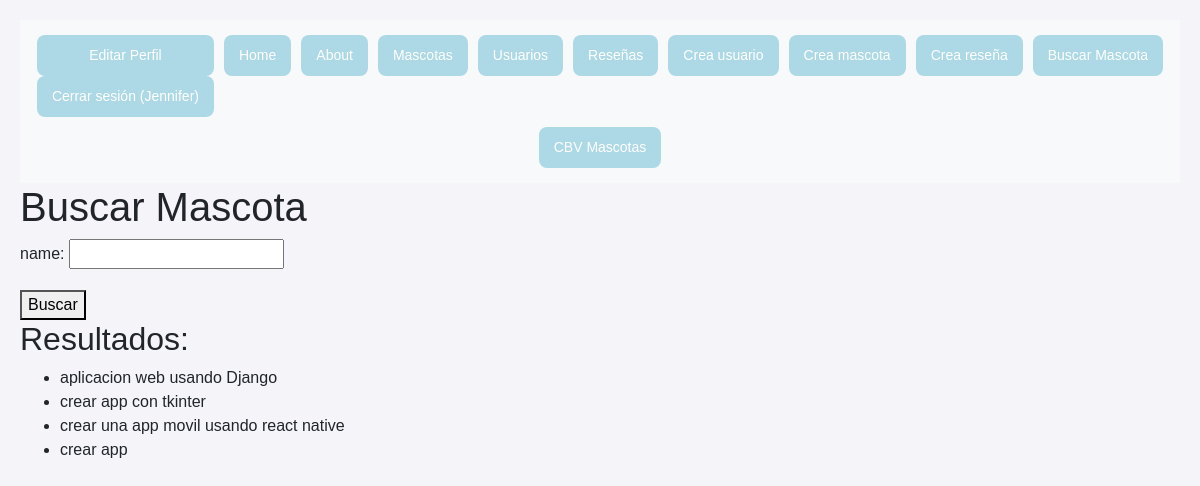
The app's page /buscar_mascota/ (signed in), older data.
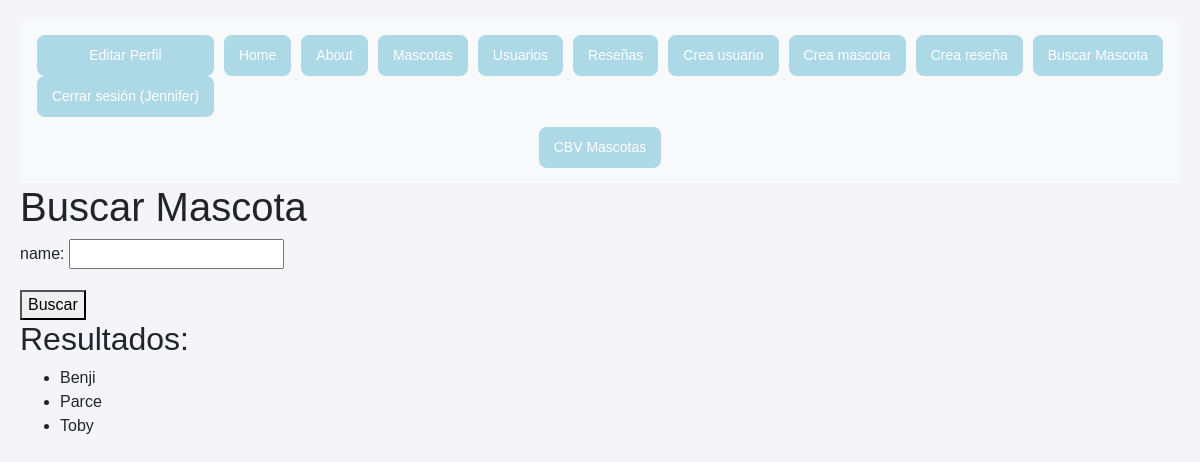
The same page, newer data.
### myapp/models.py (models this page shows, shortened)
class Mascota(models.Model):
    name = models.CharField(max_length=200)
    raza = models.CharField(max_length=200, default="Desconocida")
    edad = models.IntegerField(default=0)
    usuario = models.ForeignKey(Usuario, on_delete=models.CASCADE, default=1)

### myapp/views.py (the view)
# urls.py: path('buscar_mascota/', views.buscar_mascota),
@login_required(login_url='accounts:login')
def buscar_mascota(request):
    form = BuscarMascotaForm(request.GET)
    mascotas = Mascota.objects.all()
    if form.is_valid():
        nombre = form.cleaned_data.get('name')
        if nombre:
            mascotas = Mascota.objects.filter(name__icontains=nombre)
    return render(request, 'mascotas/buscar_mascota.html', {'form': form, 'mascotas': mascotas})

### myapp/forms.py
class BuscarMascotaForm(forms.Form):
    name = forms.CharField(label='name', required=False)

### myapp/templates/mascotas/buscar_mascota.html
{% extends "layouts/base.html" %}
{% block content %}
  <h1>Buscar Mascota</h1>
  <form method="get">
    {{ form.as_p }}
    <button type="submit">Buscar</button>
  </form>
  {% if mascotas %}
    <h2>Resultados:</h2>
    <ul>
      {% for mascota in mascotas %}
        <li>{{ mascota.name }}</li>
      {% empty %}
        <p>No se encontraron mascotas.</p>
      {% endfor %}
    </ul>
  {% endif %}
{% endblock %}

### myapp/templates/layouts/base.html (shortened to what this page needs)
<!DOCTYPE html>
<html lang="es">
<head>
    <link rel="stylesheet" href="https://maxcdn.bootstrapcdn.com/bootstrap/4.5.2/css/bootstrap.min.css">
</head>
<body>
<nav>
    <ul>
        <li>
            {% if user.is_authenticated %}
                <a href="{% url 'accounts:edit' %}">Editar Perfil</a>
                <a href="{% url 'accounts:logout' %}">Cerrar sesión ({{ user.username }})</a>
            {% else %}
                <a href="{% url 'accounts:login' %}">Iniciar sesión</a>
                <a href="{% url 'accounts:signup' %}">Registrarse</a>
            {% endif %}
        </li>
        <li>
            <a href="/">Home</a>
        </li>
        <li>
            <a href="/about">About</a>
        </li>
        <li>
            <a href="/mascotas">Mascotas</a>
        </li>
        <li>
            <a href="/usuario">Usuarios</a>
        </li>
        <li>
            <a href="/reseñas">Reseñas</a>
        </li>
        <li>
            <a href="/crea_usuario">Crea usuario</a>
        </li>
        <li>
            <a href="/crea_mascota">Crea mascota</a>
        </li>
        <li>
            <a href="/crea_reseña">Crea reseña</a>
        </li>
        <li>
            <a href="/buscar_mascota/">Buscar Mascota</a>
        </li>
        <li>
            <a href="{% url 'mascota_cbv_list' %}">CBV Mascotas</a>
        </li>
    </ul>
</nav>
{% block content %}
{% endblock %}
</body>
</html>

### myapp/templates/layouts/base.html (style rules this page uses)
body { font-family: Arial, sans-serif; background-color: #f4f4f9; padding: 20px; }
nav { background-color: #f8f9fa; padding: 10px; display: flex; justify-content: center; flex-wrap: wrap; }
nav ul { list-style-type: none; display: flex; flex-wrap: wrap; justify-content: center; padding: 0; margin: 0; }
nav ul li { margin: 5px; text-align: center; }
nav ul li a { display: block; padding: 10px 15px; width: auto; background-color: #ADD8E6; color: white; text-decoration: none; border-radius: 8px; transition: background-color 0.3s ease; font-size: 14px; }

Row changes from the older to the newer data that the page shows:
removed Mascota: name "aplicacion web usando Django"
removed Mascota: name "crear app con tkinter"
removed Mascota: name "crear una app movil usando react native"
removed Mascota: name "crear app"
added Mascota: name "Benji"
added Mascota: name "Parce"
added Mascota: name "Toby"
